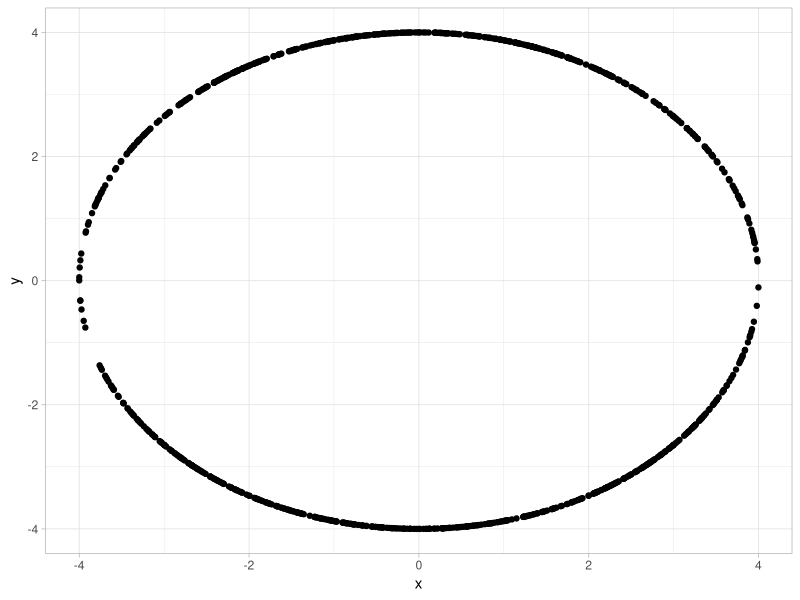
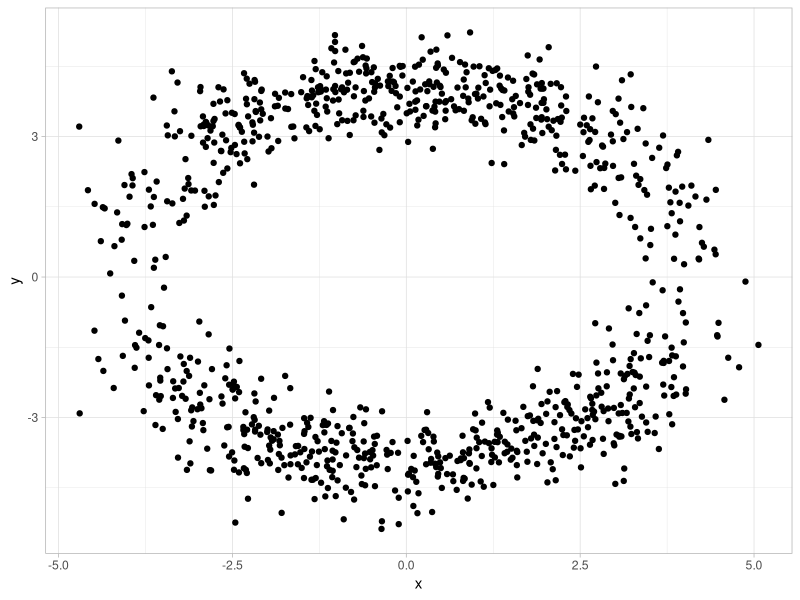
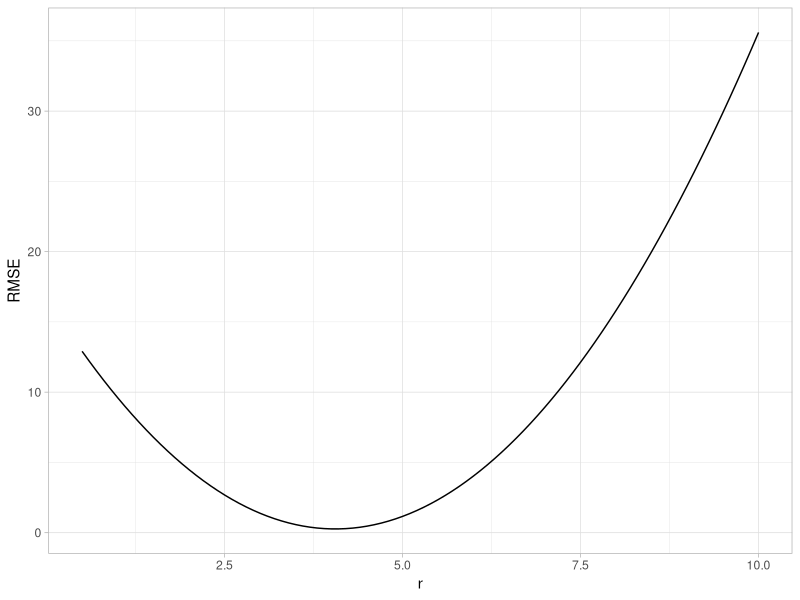
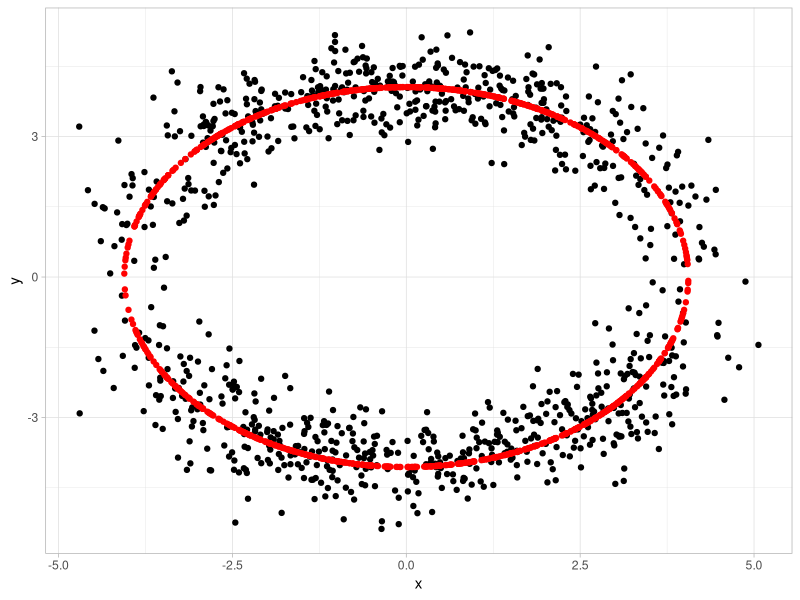

These charts were generated, in order, by the following R code:
## ---- chunk 1
library(tidyverse)
## ---- chunk 2
# Dimension of the space.
d <- 2

# Number of sample points. 
N <- 1000

# Radius. 
R <- 4

# Generate random sample of points (x - axis).
points.0 <- 1:N %>% map(.f = function(x) runif(n = d - 1, min =  - R, max = R))

# Generate the corresponding y - coordinates. 
all.points <- points.0 %>% map(.f = function(x) c(x, sign(runif(n = 1, min = - 1, max = 1))*sqrt(R^2 - norm(x, type = '2')^2))) 

# Store data in a tibble.
all.points.df <- all.points %>% reduce(.f = function(x, y) rbind(x, y)) %>% 
                                as.tibble %>% 
                                rename(x = V1, y = V2)

# Plot the data. 
all.points.df %>% ggplot() + theme_light() + geom_point(mapping = aes(x = x, y = y)) 
## ---- chunk 3
# Set standard deviation.
sd <- 0.5

# Add noise.
all.samples <- all.points %>% map(.f = function(x) x + rnorm(n = d, mean = 0, sd = sd))

# Store data in a tibble.
all.samples.df <- all.samples %>% reduce(.f = function(x, y) rbind(x, y)) %>%
                                  as.tibble %>% 
                                  rename(x = V1, y = V2)

# Plot the data.
all.samples.df %>% ggplot() + theme_light() + geom_point(mapping = aes(x = x, y = y)) 
## ---- chunk 4
# Define function to optimize. 
ComputeRMSE <- function(all.samples, r, N) {
  
  all.samples %>% map_dbl(.f = function(x) (r - norm(x, type = '2'))^2) %>% mean
  
}
## ---- chunk 5
rmse.df <- seq(from = 0.5, to = 10, by = 0.1) %>% 
              map(.f = function(r) c(r, ComputeRMSE(all.samples = all.samples, r = r, N = N ))) %>% 
              reduce(.f = function(x, y) rbind(x, y)) %>% 
              as.tibble %>% 
              rename(r = V1, RMSE = V2)

rmse.df %>% ggplot() + theme_light() + geom_line(mapping = aes(x = r, y = RMSE))
## ---- chunk 6
opt.obj <- optimize(f =function(r) ComputeRMSE(all.samples = all.samples, r = r, N = N), interval = 1:10)

r.hat <- opt.obj$minimum

r.hat
## ---- chunk 7
all.samples %>% map(.f = function(x) r.hat*x /norm(x, type = '2')) %>% 
                reduce(.f = function(x, y) rbind(x, y)) %>% 
                as.tibble %>% 
                rename(x1 = V1, y1 =V2) %>% 
                cbind(all.samples.df) %>% 
                ggplot() + 
                theme_light() + 
                geom_point(mapping = aes(x = x, y = y)) +
                geom_point(mapping = aes(x = x1, y = y1), color = 'red') 
## ---- chunk 8
r.hat <- all.samples %>% map_dbl(.f = function(x) norm(x, type = '2')) %>% mean

r.hat
